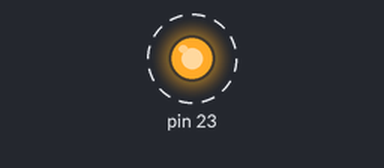
The sketch below on a simulated Arduino Uno, built with avr-gcc and run on an emulated ATmega328P. Shown: output pins drawn as LEDs (lit = HIGH). Dashed ring = blinking.

Above: at 0.5 s.
Timing chart, 0 to 4.6 s (numbered marks = the images above):
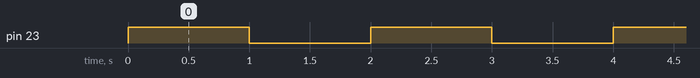

Measured:
- by itself, pin 23: alternates HIGH for 1.0 s and LOW for 1.0 s

The sketch:

toggle_led.ino
```cpp
// Toggles the in-built LED on the MCU
int main(void)
{
  DDRB |= 1 << 7;
  while(1)
  {
    PORTB |= 1 << 7;
    _delay_ms(1000);
    PORTB &= ~(1<<7);
    _delay_ms(1000);
  }
  return 0;
};
```
